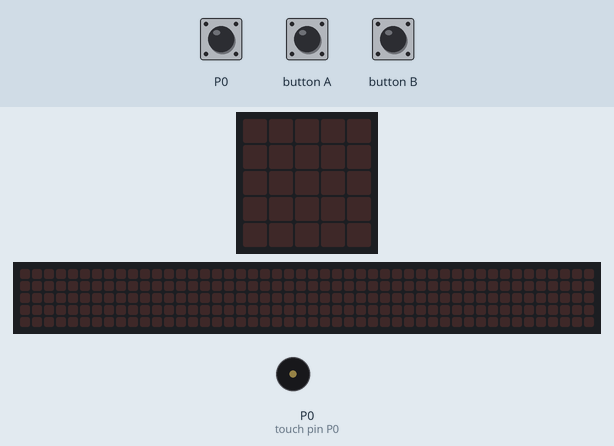
Recording of a program running on a simulated BBC micro:bit (MakeCode). Shown: the board's 5×5 LED display, a strip that is not on the board, showing the scrolling text unrolled, buzzer (waves = sounding). Inputs (shaded band) come from the test bench. The 48×5 strip is a reading aid, not a part: it shows the text the display is scrolling, unrolled, one strip-width of it at a time.

Above: at 1.2 s.
1.3 s: touch pin P0 pressed for 0.15 s
At 2.7 s:
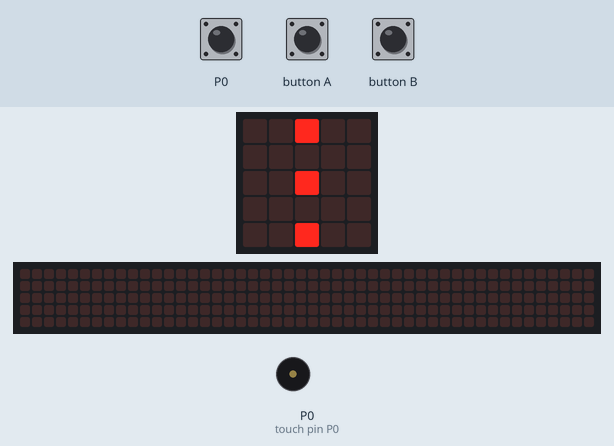
3.2 s: button A pressed for 0.15 s
At 3.42 s:
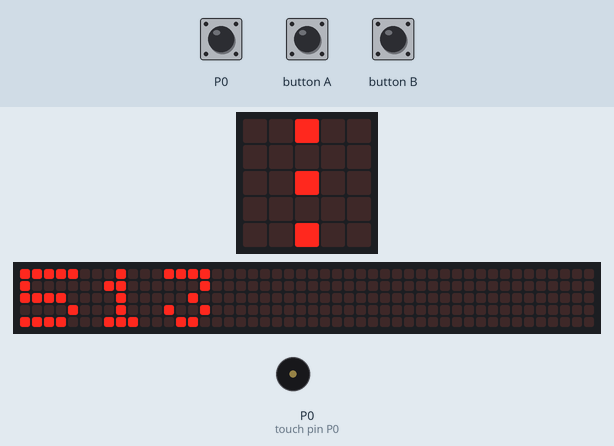
6.2 s: touch pin P0 pressed for 1 s
At 8.7 s:
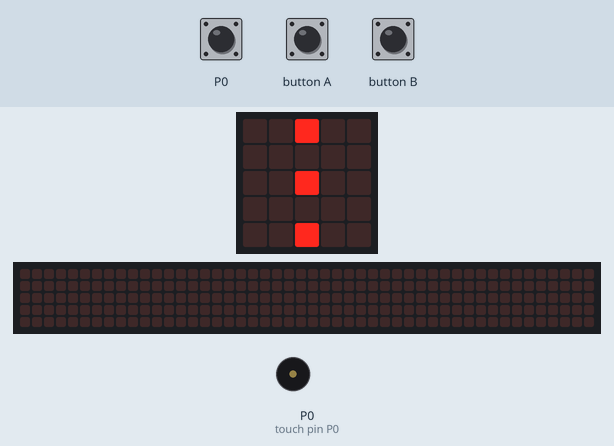
9.2 s: button A pressed for 0.15 s
At 9.57 s:
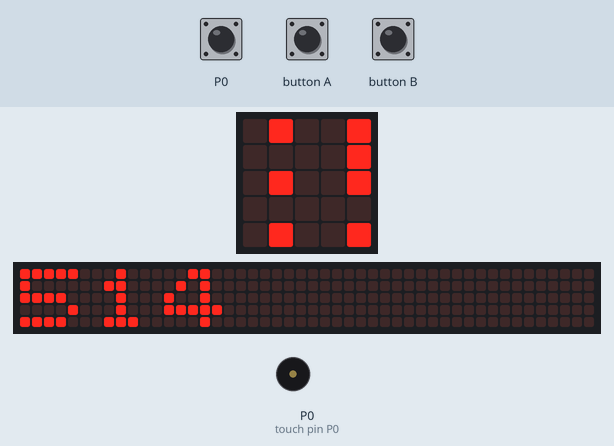
12.3 s: touch pin P0 pressed for 3.2 s
At 13.56 s:
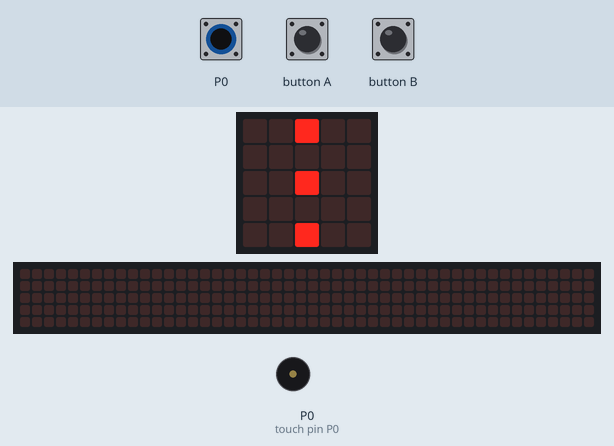
17.0 s: button A pressed for 0.15 s
At 20.52 s:
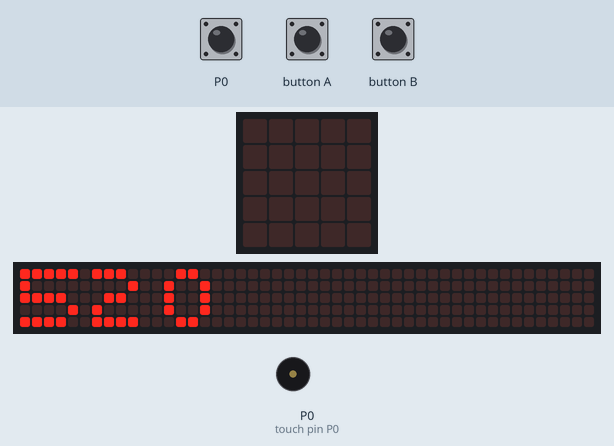
Timing chart, 0 to 21.1 s (numbered marks = the images above; inputs shaded):
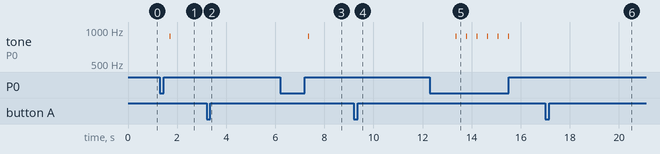

The program:

main.ts
```typescript
input.onButtonPressed(Button.A, function () {
    basic.showNumber(counter)
})
input.onButtonPressed(Button.B, function () {
    counter = 0
})
function sinalizar () {
    basic.showLeds(`
        . . # . .
        . . . . .
        . . # . .
        . . . . .
        . . # . .
        `)
}
let counter = 0
counter = pins.analogReadPin(AnalogPin.P0)
basic.forever(function () {
    if (input.pinIsPressed(TouchPin.P0)) {
        sinalizar()
        counter += 1
        music.ringTone(880)
        basic.pause(8)
        music.stopAllSounds()
    }
})
```

test.ts
```typescript
// testes vão aqui; isto não será compilado quando este pacote for usado como uma extensão.
```

Measured:
- after the input at 1.3 s, tone on P0 (touch pin P0): silent → 880 Hz after 0.40 s, → silent 0.01 s later; the display: changes at once (image 1)
- after the input at 3.2 s, the display: changes after 0.15 s (image 2)
- after the input at 6.2 s, tone on P0 (touch pin P0): silent → 880 Hz after 1.2 s, → silent 0.01 s later; the display: first differs from a run without the input after 0.75 s (image 3)
- after the input at 9.2 s, the display: first changes after 0.15 s (image 4 shows a later state)
- after the input at 12.3 s, tone on P0 (touch pin P0): alternates 880 Hz for 0.01 s and silent for 0.42 s, 12 changes in all, then stays silent, starting after 1.1 s; the display: first differs from a run without the input after 0.65 s (image 5)
- after the input at 17.0 s, the display: first changes after 0.15 s (image 6 shows a later state)
- what the display in image 6 shows lasts 0.5 s, from 20.3 s to 20.8 s
